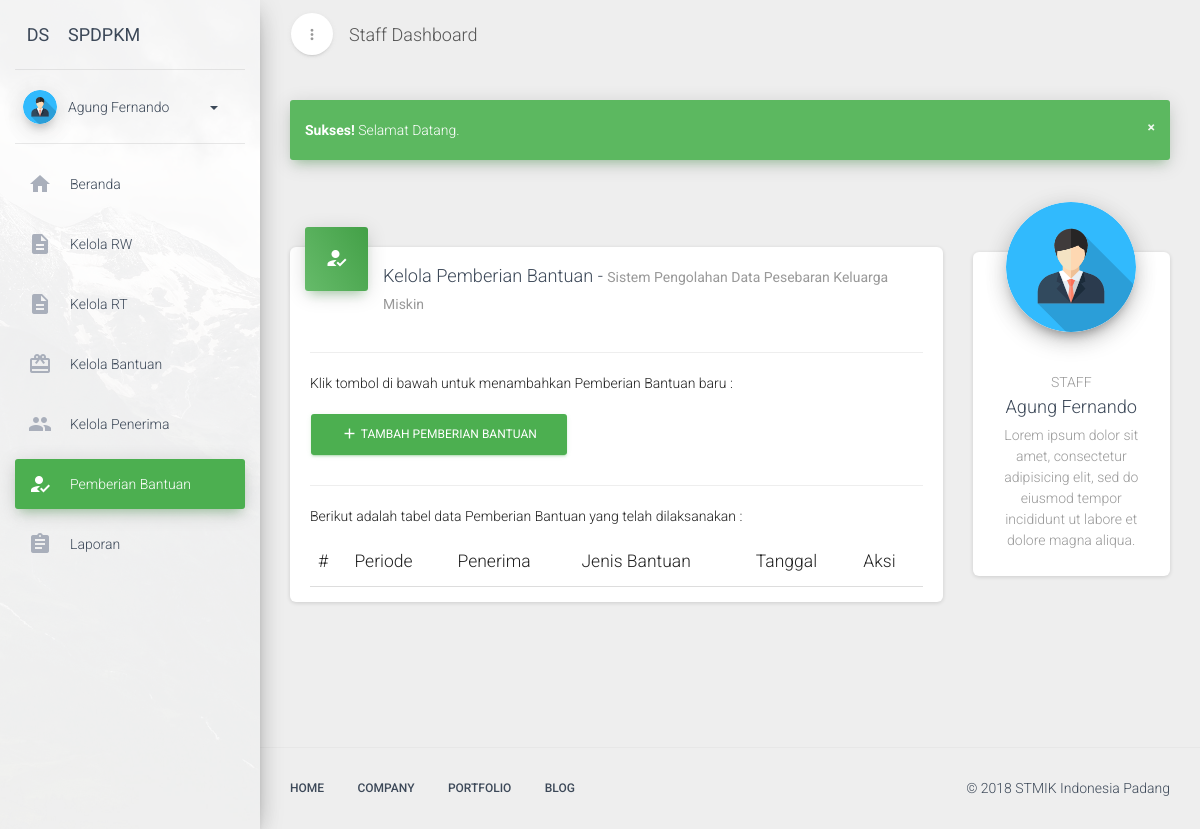
Page /dashboard.php?page=kelola-pemberian (signed in) on the earlier database version.
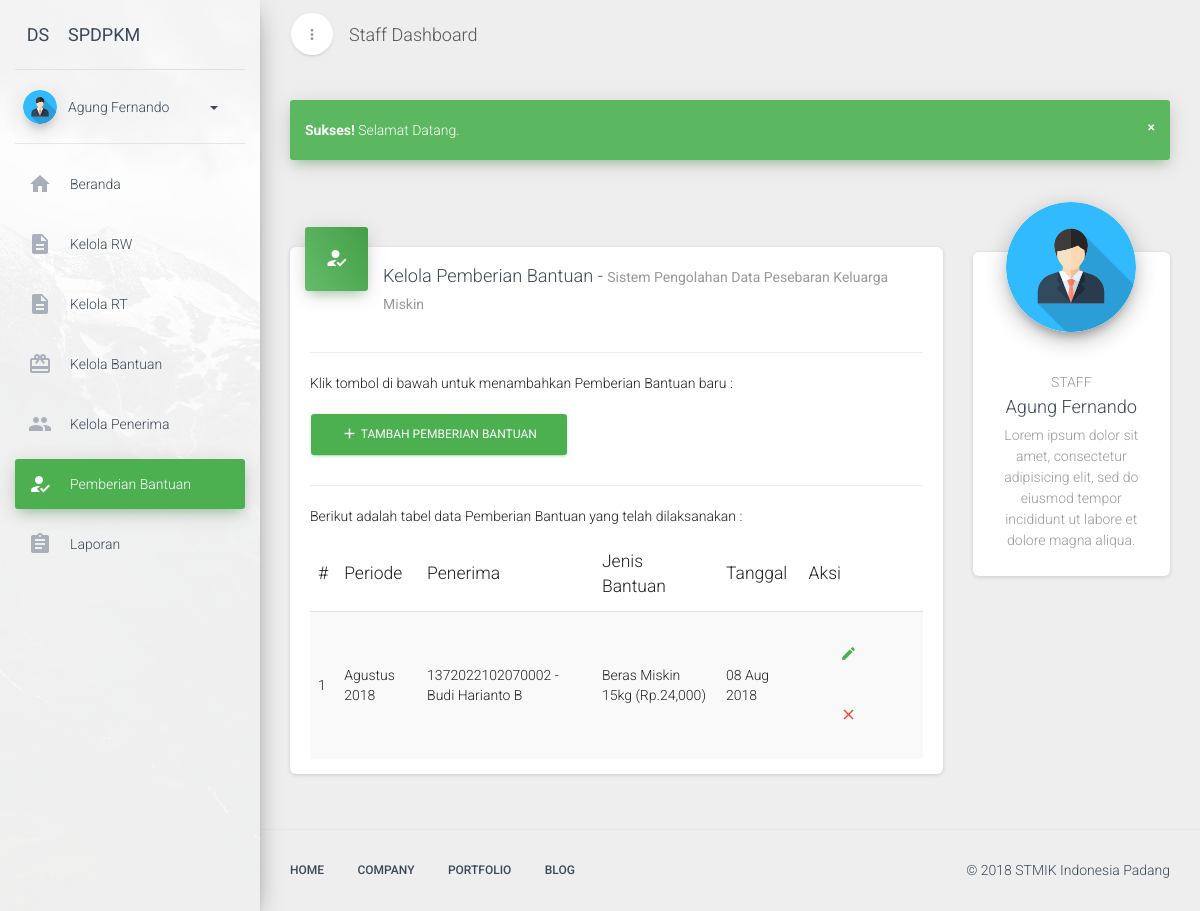
Same page on the later database version.
### tables this page shows
CREATE TABLE `user_akun` (
  `id` int(11) NOT NULL AUTO_INCREMENT,
  `username` varchar(20) NOT NULL,
  `password` varchar(100) NOT NULL,
  `hak_akses` enum('admin','staff') NOT NULL,
  `status` tinyint(4) NOT NULL DEFAULT '0',
  `nama` varchar(50) NOT NULL,
  PRIMARY KEY (`id`)
);

CREATE TABLE `pemberian` (
  `id` int(11) NOT NULL AUTO_INCREMENT,
  `bulan` enum('1','2','3','4','5','6','7','8','9','10','11','12') NOT NULL,
  `tahun` int(4) NOT NULL,
  `penerima_id` int(11) NOT NULL,
  `bantuan_id` int(11) NOT NULL,
  `tanggal` date NOT NULL,
  `user_akun_id` int(11) NOT NULL,
  PRIMARY KEY (`id`)
);

CREATE TABLE `penerima` (
  `id` int(11) NOT NULL AUTO_INCREMENT,
  `no_kk` varchar(16) NOT NULL,
  `kepala_keluarga` varchar(50) NOT NULL,
  `alamat` varchar(150) NOT NULL,
  `telepon` varchar(13) NOT NULL,
  `rt_id` int(11) NOT NULL,
  `bantuan_id` int(11) NOT NULL,
  `latitude` float NOT NULL,
  `longitude` float NOT NULL,
  PRIMARY KEY (`id`)
);

CREATE TABLE `bantuan` (
  `id` int(11) NOT NULL AUTO_INCREMENT,
  `nama_bantuan` varchar(100) NOT NULL,
  `banyak_bantuan` int(11) NOT NULL,
  `satuan` enum('kg','liter') NOT NULL,
  `nominal` int(11) NOT NULL,
  PRIMARY KEY (`id`)
);

### cores/function.php (called while the page is built, shortened)
<?php
	function koneksi() {
		$host = 'localhost';
		$user = 'root';
		$pass = '';
		$db = 'dbraskin';
		$conn = mysqli_connect($host, $user, $pass, $db);
		return $conn;
	}
	function getStaffProfil($id) {
		$conn = koneksi();
		$query = "SELECT * FROM user_akun WHERE id = '$id'";
		$procs = mysqli_query($conn, $query);
		$datas = mysqli_fetch_assoc($procs);
		return $datas;
	}
	$listBulan = [
		1 => 'Januari', 2 => 'Februari', 3 => 'Maret', 4 => 'April', 5 => 'Mei', 6 => 'Juni', 7 => 'Juli', 8 => 'Agustus', 9 => 'September', 10 => 'Oktober', 11 => 'November', 12 => 'Desember',
	];
?>

### views/dashboard/pemberian/main.php (the view)
<div class="row">
    <div class="col-md-9">
        <div class="card">
            <div class="card-header card-header-icon" data-background-color="green">
                <i class="material-icons">how_to_reg</i>
            </div>
            <div class="card-content">
                <h4 class="card-title">Kelola Pemberian Bantuan -
                    <small class="category">Sistem Pengolahan Data Pesebaran Keluarga Miskin</small>
                </h4>
                <hr>
                <p>Klik tombol di bawah untuk menambahkan Pemberian Bantuan baru :</p>
                <a href="?page=tambah-pemberian" class="btn btn-success">
                    <i class="material-icons">add</i>
                    Tambah Pemberian Bantuan
                </a><br><hr>
                <p>Berikut adalah tabel data Pemberian Bantuan yang telah dilaksanakan :</p>
                <div class="material-datatables">
                    <table id="data-rt" class="table table-striped table-no-bordered table-hover nowrap" cellspacing="0" width="100%" style="width:100%">
                        <?php
                            $list_data = [];
                            $query = "
                                SELECT pemberian.id, pemberian.bulan, pemberian.tahun, pemberian.tanggal, penerima.no_kk, penerima.kepala_keluarga, bantuan.nama_bantuan, bantuan.banyak_bantuan, bantuan.satuan, bantuan.nominal
                                FROM pemberian, penerima, bantuan
                                WHERE pemberian.penerima_id = penerima.id AND pemberian.bantuan_id = bantuan.id
                            ";
                            $procs = mysqli_query($conn, $query);
                            while($row = mysqli_fetch_array($procs)) {
                                $list_data[] = $row;
                            }
                        ?>
                        <thead>
                            <tr>
                                <th>#</th>
                                <th>Periode</th>
                                <th>Penerima</th>
                                <th>Jenis Bantuan</th>
                                <th>Tanggal</th>
                                <th class="disabled-sorting">Aksi</th>
                            </tr>
                        </thead>
                        <tbody>
                            <?php foreach ($list_data as $key => $value): ?>
                                <tr>
                                    <td><?php echo $key+1 ?></td>
                                    <td><?php echo $listBulan[$value['bulan']].' '.$value['tahun'] ?></td>
                                    <td><?php echo $value['no_kk'].' - '.$value['kepala_keluarga'] ?></td>
                                    <td><?php echo $value['nama_bantuan'].' '.$value['banyak_bantuan'].$value['satuan'].' (Rp.'.number_format($value['nominal']).')' ?></td>
                                    <td><?php echo date('d M Y', strtotime($value['tanggal'])) ?></td>
                                    <td>
                                        <a href="?page=ubah-pemberian&id=<?php echo $value['id'] ?>" class="btn btn-round btn-simple btn-success btn-icon"><i class="material-icons">create</i></a>
                                        <a href="?page=hapus-pemberian&id=<?php echo $value['id'] ?>" class="btn btn-round btn-simple btn-danger btn-icon"><i class="material-icons">close</i></a>
                                    </td>
                                </tr>
                            <?php endforeach ?>
                        </tbody>
                    </table>
                </div>
            </div>
        </div>
    </div>
    <div class="col-md-3">
        <?php include 'views/partials/rightbar.php'; ?>
    </div>
</div>

### dashboard.php (shortened to what this page needs)
<?php
	require 'cores/function.php';
    $conn = koneksi();
	$profil = getStaffProfil($_SESSION['id']);
?>
<!doctype html>
<html lang="en">
<head>
    <link href="assets/vendors/material-dashboard-pro/assets/css/bootstrap.min.css" rel="stylesheet" />
    <link href="assets/vendors/material-dashboard-pro/assets/css/material-dashboard.css" rel="stylesheet" />
    <link href="http://maxcdn.bootstrapcdn.com/font-awesome/latest/css/font-awesome.min.css" rel="stylesheet">
</head>
<body>
    <div class="wrapper">
        <?php include 'views/partials/sidebar.php'; ?>
        <div class="main-panel">
           <?php include 'views/partials/navbar.php'; ?>
            <div class="content">
                <div class="container-fluid">
                    <?php include 'views/partials/notification.php'; ?>
                	<?php
	                	if (ISSET($_GET['page'])) {
	                		$page = $_GET['page'];
	                		if ($page == 'beranda') {
	                			include 'views/dashboard/beranda.php';
	                		} elseif ($page == 'keluar') {
	                			include 'views/dashboard/keluar.php';
	                		} elseif ($page == 'kelola-rw') {
	                			include 'views/dashboard/rw/main.php';
	                		} elseif ($page == 'tambah-rw') {
	                			include 'views/dashboard/rw/add.php';
	                		} elseif ($page == 'ubah-rw') {
                                include 'views/dashboard/rw/edit.php';
                            } elseif ($page == 'hapus-rw') {
                                include 'views/dashboard/rw/delete.php';
                            } elseif ($page == 'kelola-rt') {
	                			include 'views/dashboard/rt/main.php';
	                		} elseif ($page == 'tambah-rt') {
                                include 'views/dashboard/rt/add.php';
                            } elseif ($page == 'ubah-rt') {
                                include 'views/dashboard/rt/edit.php';
                            } elseif ($page == 'hapus-rt') {
                                include 'views/dashboard/rt/delete.php';
                            } elseif ($page == 'kelola-bantuan') {
                                include 'views/dashboard/bantuan/main.php';
                            } elseif ($page == 'tambah-bantuan') {
                                include 'views/dashboard/bantuan/add.php';
                            } elseif ($page == 'ubah-bantuan') {
                                include 'views/dashboard/bantuan/edit.php';
                            } elseif ($page == 'hapus-bantuan') {
                                include 'views/dashboard/bantuan/delete.php';
                            } elseif ($page == 'kelola-penerima') {
                                include 'views/dashboard/penerima/main.php';
                            } elseif ($page == 'tambah-penerima') {
                                include 'views/dashboard/penerima/add.php';
                            } elseif ($page == 'ubah-penerima') {
                                include 'views/dashboard/penerima/edit.php';
                            } elseif ($page == 'hapus-penerima') {
                                include 'views/dashboard/penerima/delete.php';
                            } elseif ($page == 'kelola-pemberian') {
                                include 'views/dashboard/pemberian/main.php';
                            } elseif ($page == 'tambah-pemberian') {
                                include 'views/dashboard/pemberian/add.php';
                            } elseif ($page == 'ubah-pemberian') {
                                include 'views/dashboard/pemberian/edit.php';
                            } elseif ($page == 'hapus-pemberian') {
                                include 'views/dashboard/pemberian/delete.php';
                            } else {
	                			echo 'Halaman yang anda cari tidak ditemukan.';
	                		}
	                	} else {
	                		echo 'Halaman yang anda cari tidak ditemukan.';
	                	}
                	?>
                </div>
            </div>
            <?php include 'views/partials/footer.php'; ?>
        </div>
    </div>
</body>
</html>

### views/partials/sidebar.php (shortened to what this page needs)
<div class="sidebar" data-active-color="green" data-background-color="white" data-image="assets/vendors/material-dashboard-pro/assets/img/sidebar-1.jpg">
    <div class="logo">
        <a href="?page=beranda" class="simple-text logo-mini">
            DS
        </a>
        <a href="?page=beranda" class="simple-text logo-normal">
            SPDPKM
        </a>
    </div>
    <div class="sidebar-wrapper">
        <div class="user">
            <div class="photo">
                <img src="assets/img/avatar.png" />
            </div>
            <div class="info">
                <a data-toggle="collapse" href="user.html#collapseExample" class="collapsed">
                    <span>
                        <?php echo $profil['nama'] ?>
                        <b class="caret"></b>
                    </span>
                </a>
            </div>
        </div>
        <ul class="nav">
            <li class="<?php echo ($_GET['page'] == 'beranda')?'active':''; ?>">
                <a href="?page=beranda">
                    <i class="material-icons">home</i>
                    <p>Beranda</p>
                </a>
            </li>
            <li class="<?php echo ($_GET['page'] == 'kelola-rw')?'active':''; ?>">
                <a href="?page=kelola-rw">
                    <i class="material-icons">description</i>
                    <p>Kelola RW</p>
                </a>
            </li>
            <li class="<?php echo ($_GET['page'] == 'kelola-rt')?'active':''; ?>">
                <a href="?page=kelola-rt">
                    <i class="material-icons">description</i>
                    <p>Kelola RT</p>
                </a>
            </li>
            <li class="<?php echo ($_GET['page'] == 'kelola-bantuan')?'active':''; ?>">
                <a href="?page=kelola-bantuan">
                    <i class="material-icons">card_giftcard</i>
                    <p>Kelola Bantuan</p>
                </a>
            </li>
            <li class="<?php echo ($_GET['page'] == 'kelola-penerima')?'active':''; ?>">
                <a href="?page=kelola-penerima">
                    <i class="material-icons">people</i>
                    <p>Kelola Penerima</p>
                </a>
            </li>
            <li class="<?php echo ($_GET['page'] == 'kelola-pemberian')?'active':''; ?>">
                <a href="?page=kelola-pemberian">
                    <i class="material-icons">how_to_reg</i>
                    <p>Pemberian Bantuan</p>
                </a>
            </li>
            <li class="">
                <a href="?page=beranda">
                    <i class="material-icons">assignment</i>
                    <p>Laporan</p>
                </a>
            </li>
        </ul>
    </div>
</div>

### views/partials/navbar.php (shortened to what this page needs)
 <nav class="navbar navbar-transparent navbar-absolute">
    <div class="container-fluid">
        <div class="navbar-minimize">
            <button id="minimizeSidebar" class="btn btn-round btn-white btn-fill btn-just-icon">
                <i class="material-icons visible-on-sidebar-regular">more_vert</i>
            </button>
        </div>
        <div class="navbar-header">
            <a class="navbar-brand" href="?page=beranda"> Staff Dashboard</a>
        </div>
    </div>
</nav>

### views/partials/notification.php (shortened to what this page needs)
<?php
	if (isset($_SESSION['sukses'])) {
		if ($_SESSION['sukses'] != NULL) {
			echo '
				<div class="row">
					<div class="col-md-12">
						<div class="alert alert-success">
							<button type="button" class="close" data-dismiss="alert" aria-label="Close">
								<span aria-hidden="true">&times;</span>
							</button>
							<strong>Sukses! </strong>'.$_SESSION["sukses"].'
						</div>
					</div>
				</div><br><br>
			';
		}
	}
?>

### views/partials/rightbar.php
<div class="card card-profile">
    <div class="card-avatar">
        <a href="#">
            <img class="img" src="assets/img/avatar.png" />
        </a>
    </div>
    <div class="card-content">
        <h6 class="category text-gray"><?php echo $_SESSION['akses']; ?></h6>
        <h4 class="card-title"><?php echo $profil['nama'] ?></h4>
        <p class="description">
            Lorem ipsum dolor sit amet, consectetur adipisicing elit, sed do eiusmod
            tempor incididunt ut labore et dolore magna aliqua.
        </p>
    </div>
</div>

### views/partials/footer.php (shortened to what this page needs)
<footer class="footer">
    <div class="container-fluid">
        <nav class="pull-left">
            <ul>
                <li>
                    <a href="user.html#">
                        Home
                    </a>
                </li>
                <li>
                    <a href="user.html#">
                        Company
                    </a>
                </li>
                <li>
                    <a href="user.html#">
                        Portfolio
                    </a>
                </li>
                <li>
                    <a href="user.html#">
                        Blog
                    </a>
                </li>
            </ul>
        </nav>
        <p class="copyright pull-right">
            &copy;
            STMIK Indonesia Padang
        </p>
    </div>
</footer>

Differences in the rows shown:
added pemberian: bulan "Agustus", tahun "2018", penerima.no_kk "1372022102070002", penerima.kepala_keluarga "Budi Harianto B", bantuan.nama_bantuan "Beras Miskin", bantuan.banyak_bantuan "15", bantuan.satuan "kg", bantuan.nominal "24,000", tanggal "08 Aug 2018"
